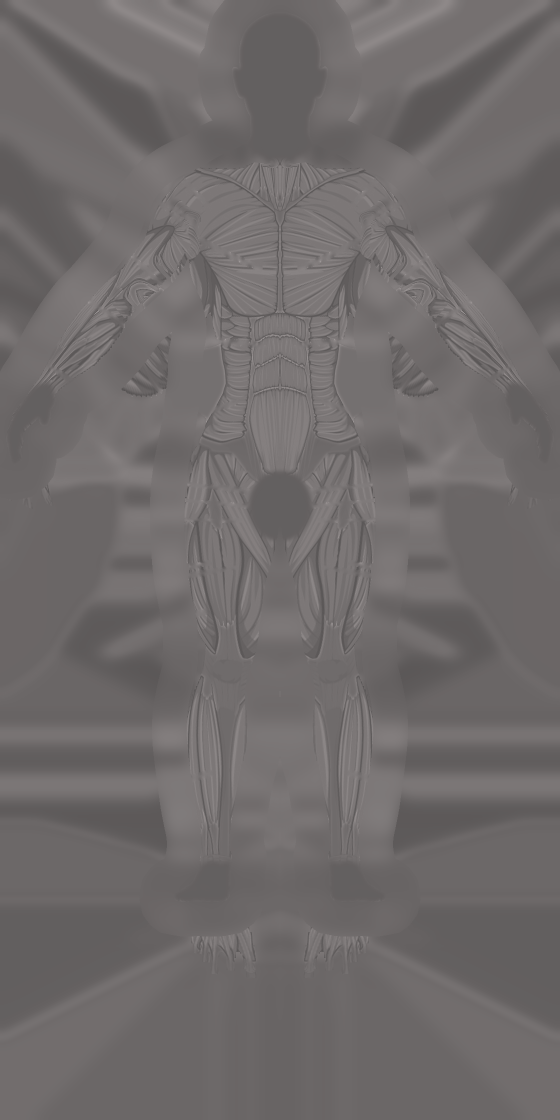
#> input picture design/body-source/painting/BodyAnatomyFront.png, 1120 x 2240 px (shown at 1/2 size); its folder holds 2 pictures in this run; the run also reads 1 picture not shown here
$ python extend_edges.py
#> lines starting #> are read from the running program, lines starting #| are printed output that depends on the picture; after the words box and inside, x2 and y2 are one past the last pixel; in counts of white or black regions, pixels touching at a corner belong together
"""Extends the paintings and muscle areas out past the figure's outline.

The 3D body wraps the front painting round the front and the back one
round the back; at the flanks both are sampled near or past their painted
edge, which left a dark stripe down the sides. Here each painting is
grown outward (inpainted, made opaque), and each muscle area is grown into
the empty band along the outline, so the seam lands on paint and muscle.

    python3 extend_edges.py      (then export_model.py, make_assets.py)
"""
import os, numpy as np, cv2
HERE = os.path.dirname(os.path.abspath(__file__)); P = os.path.join(HERE, "..", "painting")
BAND = 70  # px at 1120x2240
for side in ("Front", "Back"):
    a = cv2.imread(os.path.join(P, f"BodyAnatomy{side}.png"), cv2.IMREAD_UNCHANGED)
#> a is the input picture: shape (2240, 1120, 4); mean B, G, R, A 106.9, 106.9, 111.2, 109.4
    if not os.path.exists(os.path.join(P, f"orig_BodyAnatomy{side}.png")):
        for k in ("Anatomy", "Shade"):
            os.rename(os.path.join(P, f"Body{k}{side}.png"), os.path.join(P, f"orig_Body{k}{side}.png"))
    inside = cv2.imread(os.path.join(P, f"orig_BodyAnatomy{side}.png"), cv2.IMREAD_UNCHANGED)[..., 3] > 128
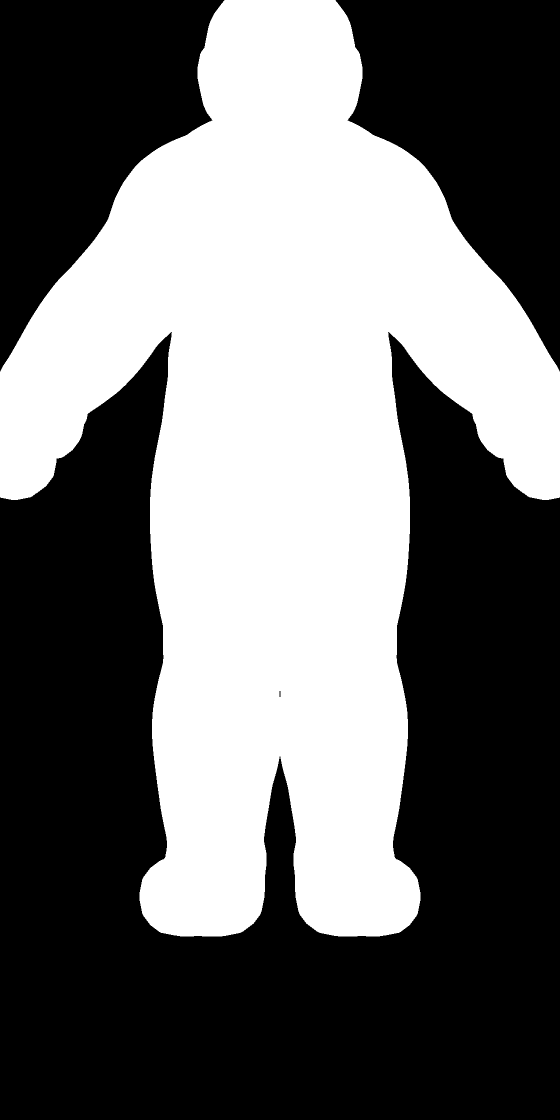
#> inside: shape (2240, 1120) bool (shown at 1/2 size); 42.9% white; 1 white region, box (x1, y1, x2, y2) and area: (0, 0, 1120, 1873) 1077388
    out_dist = cv2.distanceTransform((~inside).astype(np.uint8), cv2.DIST_L2, 5)
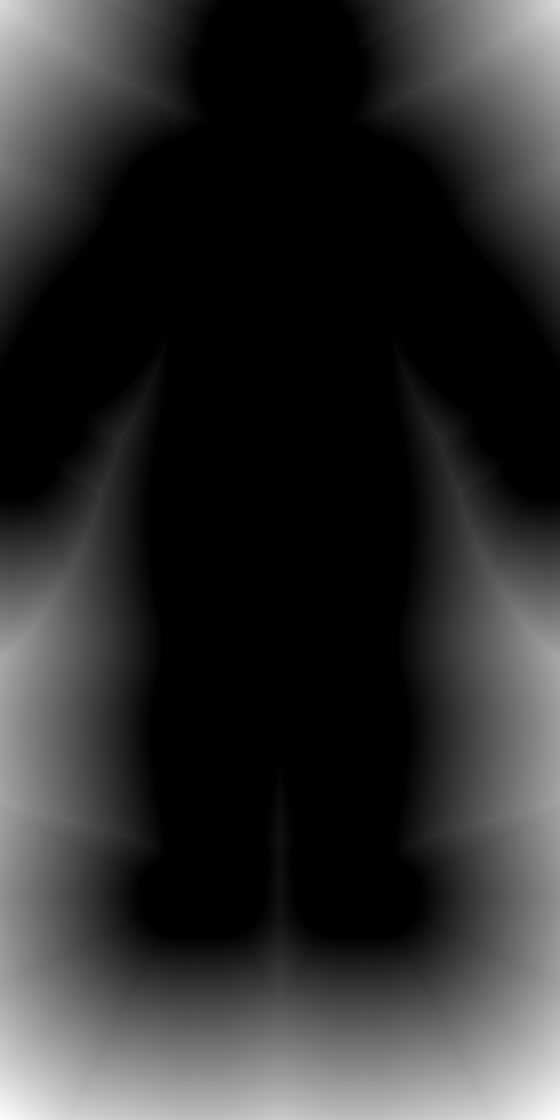
#> out_dist: shape (2240, 1120) float32 (shown at 1/2 size); min 0, max 491.3, mean 89.6; drawn with min black and max white
    grow = (~inside) & (out_dist < BAND)
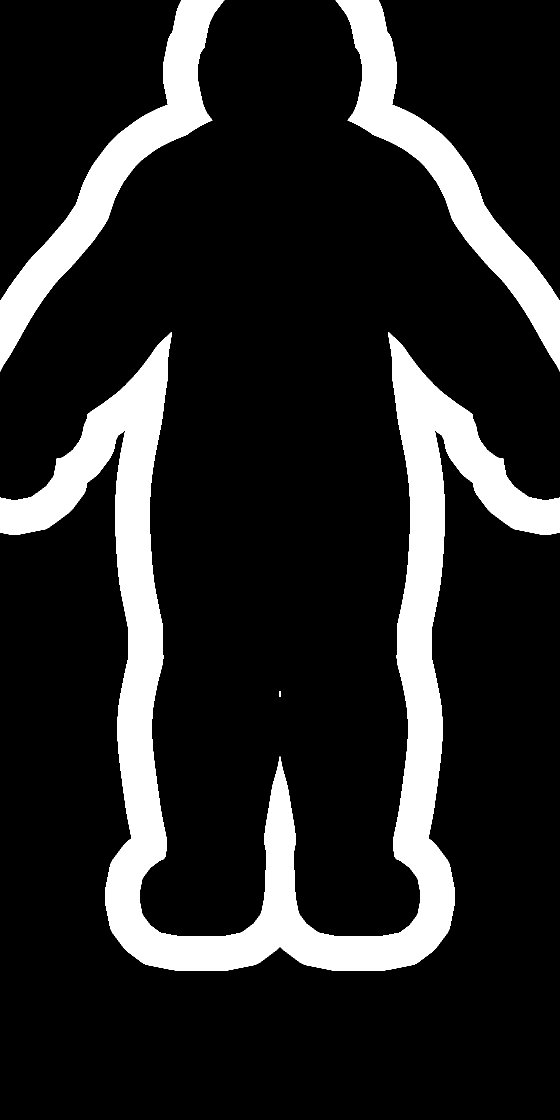
#> grow: shape (2240, 1120) bool (shown at 1/2 size); 15.7% white; 4 white regions, box (x1, y1, x2, y2) and area: (0, 664, 1120, 1942) 275816, (671, 0, 1120, 743) 58648, (0, 0, 449, 743) 58637, (559, 1382, 561, 1394) 24
    for k in ("Anatomy", "Shade"):
        im = cv2.imread(os.path.join(P, f"orig_Body{k}{side}.png"), cv2.IMREAD_UNCHANGED)
        if im.ndim == 2: im = cv2.cvtColor(im, cv2.COLOR_GRAY2BGRA)
        if im.shape[2] == 3: im = cv2.cvtColor(im, cv2.COLOR_BGR2BGRA)
        # Nearest painted pixel, so the edge colour carries straight out.
        _, lab = cv2.distanceTransformWithLabels((~inside).astype(np.uint8), cv2.DIST_L2, 5, labelType=cv2.DIST_LABEL_PIXEL)
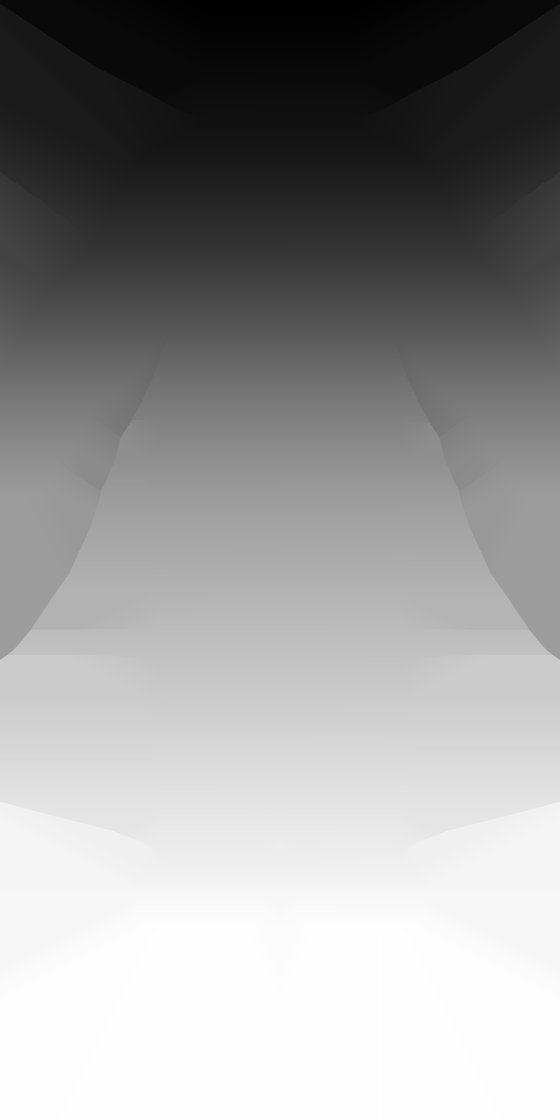
#> lab: shape (2240, 1120) int32 (shown at 1/2 size); min 1, max 1077388, mean 641907; drawn with min black and max white
        src = im[inside]
        fill = src[np.clip(lab[grow] - 1, 0, len(src) - 1)]
        im[grow] = fill; im[grow, 3] = 255
        # Smoothed: nearest-pixel growth drew streaks that showed on the
        # 3D body's flanks.
        soft = cv2.GaussianBlur(im, (0, 0), 14)
        im[grow] = soft[grow]; im[grow, 3] = 255
#> after `im[grow, 3] = 255`:
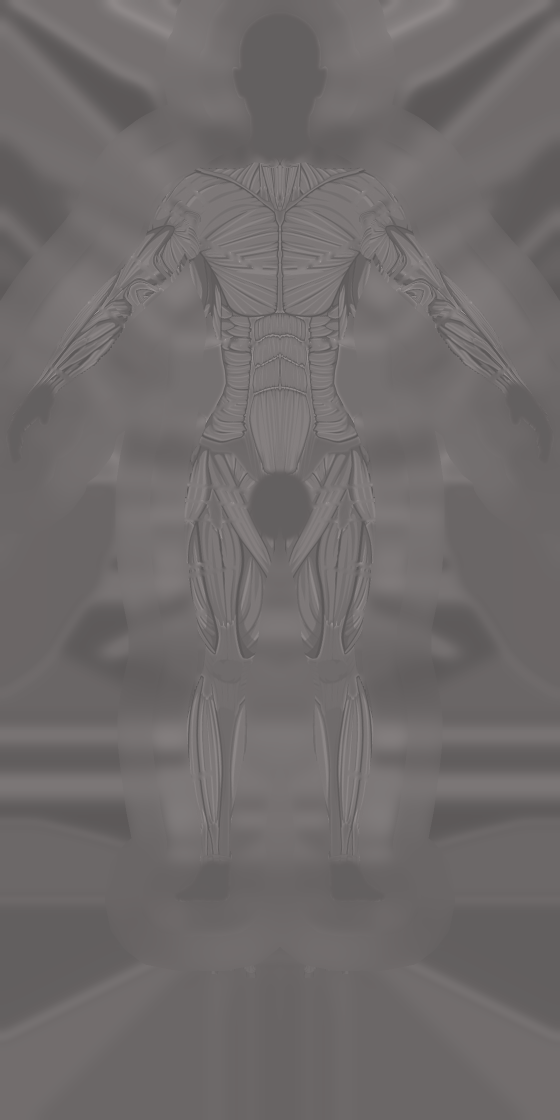
#> im: shape (2240, 1120, 4) (shown at 1/2 size); mean B, G, R, A 107.1, 107.1, 111.4, 149.3
#> (the run stopped early here; a loop or call above may not have finished)
